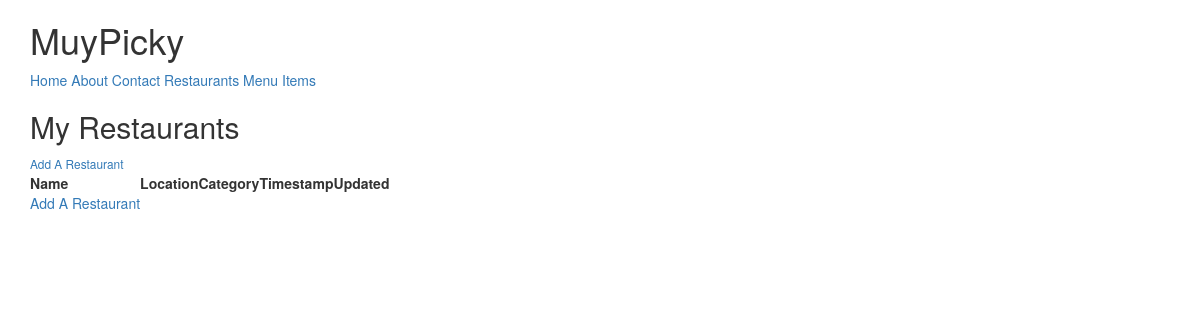
Page /restaurants/ (signed in) on the earlier database version.
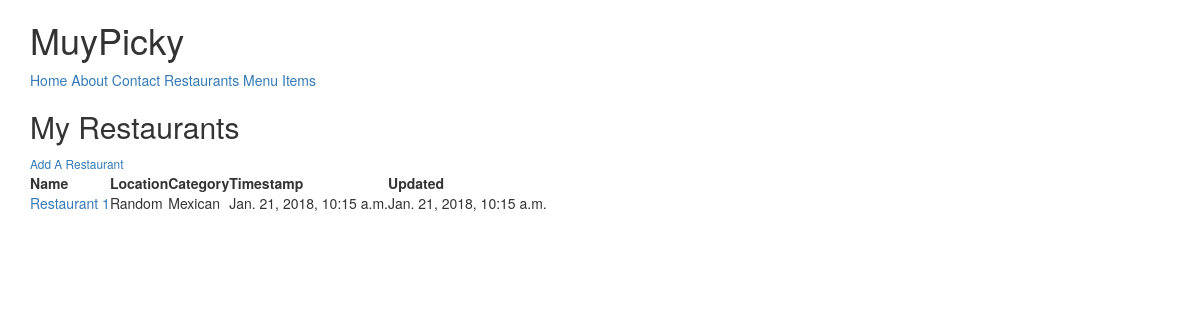
Same page on the later database version.
### restaurants/models.py (models this page shows, shortened)
class RestaurantLocation(models.Model):
    owner = models.ForeignKey(User)
    name = models.CharField(max_length=120)
    location = models.CharField(max_length=120, null=True, blank=True)
    category = models.CharField(max_length=120, null=True, blank=True, validators=[validate_category])
    timestamp = models.DateTimeField(auto_now_add=True)
    updated = models.DateTimeField(auto_now=True)
    slug = models.SlugField(null=True, blank=True)
    objects = RestaurantLocationManager()  # Add to Model.objects.all()
    def get_absolute_url(self):
        return reverse('restaurants:detail', kwargs={'slug': self.slug})

### restaurants/views.py (the view)
class RestaurantListView(LoginRequiredMixin, ListView):
    def get_queryset(self):
        return RestaurantLocation.objects.filter(owner=self.request.user)

### restaurants/models.py (called while the page is built)
    def get_queryset(self):
        return RestaurantLocationQuerySet(self.model, using=self._db)

### restaurants/templates/restaurants/restaurantlocation_list.html (shortened to what this page needs)
{% extends "base.html" %}
{% block content %}
<h2>My Restaurants</h2>
<small><a href="{% url 'restaurants:create' %}">Add A Restaurant</a></small>
<table>
    <thead>
    <tr>
        <th>Name</th>
        <th>Location</th>
        <th>Category</th>
        <th>Timestamp</th>
        <th>Updated</th>
    </tr>
    </thead>
    <tbody>
        {% for obj in object_list %}
        <tr>
            <td><a href="{{ obj.get_absolute_url }}">{{ obj.name }}</a></td>
            <td>{{ obj.location }}</td>
            <td>{{ obj.category }}</td>
            <td>{{ obj.timestamp }}</td>
            <td>{{ obj.updated }}</td>
        </tr>
        {% empty %}
        <tr><td><a href="{% url 'restaurants:create' %}">Add A Restaurant</a></td></tr>
        {% endfor %}
    </tbody>
</table>
{% endblock content %}

### templates/base.html (shortened to what this page needs)
<!DOCTYPE html>
<html lang="en">
{% load static %}
<head>
    <link rel="stylesheet" href="{% static 'css/bootstrap.min.css' %}" type="text/css" />
    <link rel="stylesheet" href="{% static 'css/bootstrap-theme.min.css' %}" type="text/css" />
</head>
<body>
<div class="container">
    {% include 'snippets/nav.html' %}
    {% block content %}{% endblock content %}
</div>
</body>
</html>

### templates/snippets/nav.html
<h1>MuyPicky</h1>
<a href="{% url 'home' %}">Home</a>
<a href="{% url 'about' %}">About</a>
<a href="{% url 'contact' %}">Contact</a>
{% if request.user.is_authenticated %}
<a href="{% url 'restaurants:list' %}">Restaurants</a>
<a href="{% url 'menus:list' %}">Menu Items</a>
{% endif %}

Differences in the rows shown:
added RestaurantLocation: name "Restaurant 1", location "Random", category "Mexican", timestamp "Jan. 21, 2018, 10:15 a.m.", updated "Jan. 21, 2018, 10:15 a.m."
Other differences:
text no longer shown: "Add A Restaurant"
